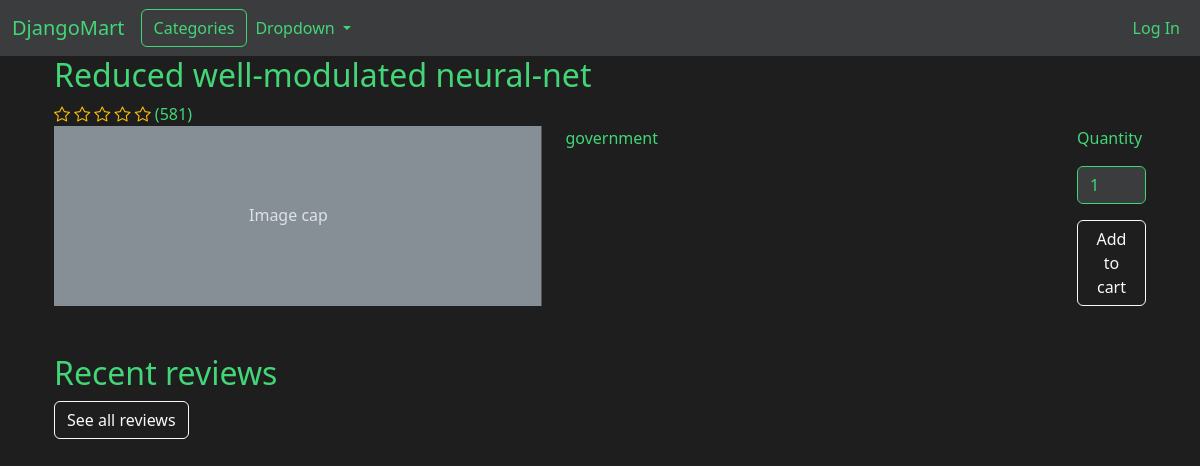
/product/115, run on the app's committed database.
### DjangoMartApp/models.py (models this page shows, shortened)
class Product(models.Model):
    title = models.CharField(max_length=100)
    description = models.TextField(max_length=2000)
    price = models.FloatField(validators=[MinValueValidator(1.0)])
    brand = models.ForeignKey(Brand, on_delete=models.CASCADE)
    stock = models.PositiveIntegerField(validators=[MinValueValidator(1)])
    rating = models.FloatField(default=0)
    rating_count = models.IntegerField(default=0)
    sales_count = models.IntegerField(default=0)
    category = models.ForeignKey(Category,
                                on_delete=models.SET_NULL,
                                null=True,
                                blank=True)
    product_weight = models.CharField(max_length=50, blank=True, null=True)
    product_height = models.CharField(max_length=50, blank=True, null=True)
    product_width = models.CharField(max_length=50, blank=True, null=True)
    product_length = models.CharField(max_length=50, blank=True, null=True)
    package_weight = models.CharField(max_length=50, blank=True, null=True)
    package_height = models.CharField(max_length=50, blank=True, null=True)
    package_width = models.CharField(max_length=50, blank=True, null=True)
    package_length = models.CharField(max_length=50, blank=True, null=True)
    warranty = models.PositiveIntegerField(blank=True, null=True)
    created_date = models.DateTimeField(auto_now_add=True)
    updated_date = models.DateTimeField(auto_now=True)
    is_active = models.BooleanField(default=True)
    is_auto_generated = models.BooleanField(default=False)
    generated_date = models.DateTimeField(blank=True, null=True)
    @property
    def average_rating(self):
        reviews = Review.objects.filter(purchase_item__product_id=self.id)
        return reviews.aggregate(avg=models.Avg('rating'))['avg'] or 0.0

### DjangoMartApp/views/web.py (the view)
# urls.py: path('product/<int:product_id>', product_view, name='product'),
def product_view(request, product_id):
    product = get_object_or_404(Product, id=product_id)
    product.description_html = markdown(product.description)
    reviews = product.review.all()[:5]
    ratings = {}
    average_rating = product.average_rating
    ratings['average'] = average_rating
    ratings['full_stars'] = int(average_rating)
    ratings['half_star'] = average_rating != int(average_rating)
    max_stars = 5
    ratings['empty_stars'] = max_stars - ratings['full_stars'] - (1 if ratings['half_star'] else 0)
    return render_django_mart_app(request, 'product', {'product':product, 'reviews':reviews, 'ratings': ratings})

### DjangoMartApp/context_processors.py (called while the page is built)
def categories_processor(request):
    return {
        'categories': Category.objects.filter(is_active=True)
    }

def cart_processor(request):
    if request.user.is_authenticated:
        try:
            cart = ShoppingCart.objects.get(user_id=request.user)
        except ShoppingCart.DoesNotExist:
            cart = None
    else:
        cart = None
    return {'shopping_cart': cart}

### DjangoMartApp/views/utility.py (called while the page is built)
def render_django_mart_app(request, template_name, context=None):
    if context is None:
        context = {}
    full_template_name = f'DjangoMartApp/{template_name}.html'
    return render(request, full_template_name, context)

### DjangoMartApp/templates/DjangoMartApp/product.html (shortened to what this page needs)
{% extends "DjangoMartApp/layout.html" %}
{% load static %}
{% block styles %}
    <link href="https://cdn.jsdelivr.net/npm/bootstrap-icons/font/bootstrap-icons.css" rel="stylesheet">
{% endblock %}
{% block body %}
    <div class="container">
        <h2>{{product.title}}</h2>
        {% for _ in ""|center:ratings.empty_stars %}
            <i class="bi bi-star text-warning star"></i>
        {% endfor %}
        ({{product.rating_count}})
    </div>
    <div class="container mb-5">
        <div class="row">
            <div class="col">
                <svg aria-label="Placeholder: Image cap" class="bd-placeholder-img card-img-top" height="180" preserveAspectRatio="xMidYMid slice" role="img" width="100%" xmlns="http://www.w3.org/2000/svg">
                    <text x="40%" y="50%" fill="#dee2e6" dy=".3em">
                        Image cap
                    </text>
                </svg>
            </div>
            <div class="col">
                {{product.description_html|safe}}
            </div>
            <div class="col-1">
                <label for="quantity" class="form-label mb-3">Quantity</label>
                <input type="number" class="form-control mb-3" id="quantity" name="quantity" value="1" min="1">
                <button type="button" class="btn btn-outline-light" id="addToCartBtn">Add to cart</button>
            </div>
        </div>
    </div>
    <div class="container">
        <div class="h2">Recent reviews</div>
        <a href="{% url 'reviews' product.id %}">
            <button type="button" class="btn btn-outline-light">See all reviews</button>
        </a>
    </div>
{% endblock %}

### DjangoMartApp/static/DjangoMartApp/styles.css (style rules this page uses)
body { background-color:#1E1E1E; color: #43D677; }
a { color: #43D677; text-decoration: underline; text-decoration-color: #43D677; }
.form-control { background-color:#3B3C3E !important; color: #43D677 !important; border-color: #43D677 !important; }

### data on the page
Product: title "Reduced well-modulated neural-net", rating_count "581", description_html "government"
